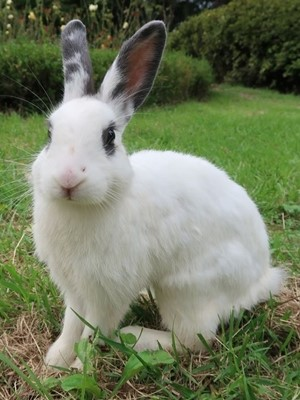
#> input picture image_edit/rabbit2.jpg, 300 x 400 px, found by its file name
$ python watershed.py
#> lines starting #> are read from the running program, lines starting #| are printed output that depends on the picture; after the words box and inside, x2 and y2 are one past the last pixel; in counts of white or black regions, pixels touching at a corner belong together
#__author__="samsjang@naver.com"
# -*- coding: utf-8 -*-

import cv2
import numpy as np
from scipy.ndimage import label


def wartershed():
    img = cv2.imread('rabbit2.jpg')
#> img is the input picture: shape (400, 300, 3); mean B, G, R 96.5, 123.7, 115
    imgray = cv2.cvtColor(img, cv2.COLOR_BGR2GRAY)
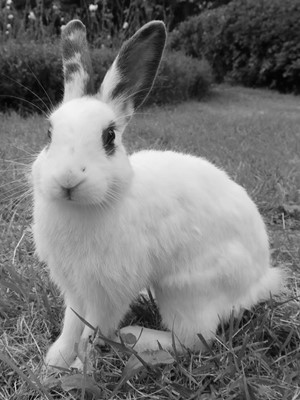
#> imgray: shape (400, 300); min 1, max 248, mean 118
    ret, thr = cv2.threshold(imgray, 0, 255, cv2.THRESH_BINARY_INV+cv2.THRESH_OTSU)
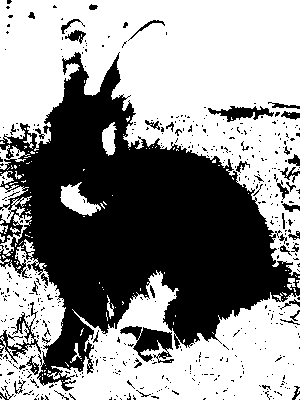
#> thr: shape (400, 300); 56.8% white; 523 black regions (475 under 20 px), largest, box (x1, y1, x2, y2) and area: (0, 52, 300, 391) 45987, (120, 326, 174, 363) 980, (0, 302, 41, 364) 560
#> ret = 124

    kernel = np.ones((3,3), np.uint8)
    opening = cv2.morphologyEx(thr, cv2.MORPH_OPEN, kernel, iterations=2)
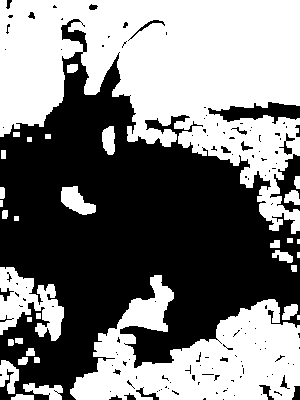
#> opening: shape (400, 300); 49.3% white; 34 white regions (3 under 20 px), largest, box (x1, y1, x2, y2) and area: (0, 0, 300, 234) 38299, (70, 275, 300, 400) 15122, (0, 267, 64, 341) 2542
    #cv2.imshow('watershed', opening)
    #border = cv2.distanceTransform(opening, cv2.DIST_L2, 5)
    border = cv2.dilate(opening, kernel, iterations=3)
#> border: shape (400, 300); 60% white; 17 black regions (9 under 20 px), largest, box (x1, y1, x2, y2) and area: (0, 69, 300, 400) 47008, (226, 106, 300, 118) 359, (0, 338, 25, 361) 250
    border = border - cv2.erode(border, None)
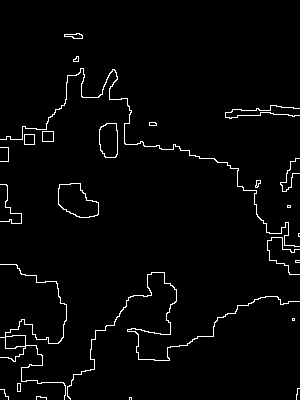
#> border: shape (400, 300); 2.5% white in thin lines or dots


    dt = cv2.distanceTransform(opening, cv2.DIST_L2, 5)
    dt = ((dt-dt.min())/ (dt.max()-dt.min())*255).astype(np.uint8)
    ret, dt = cv2.threshold(dt, 180, 255, cv2.THRESH_BINARY)
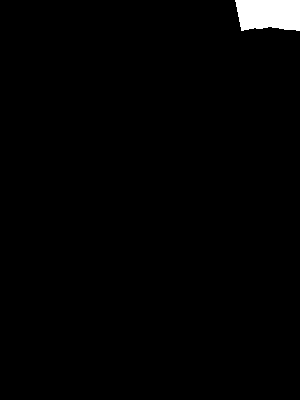
#> dt: shape (400, 300); 1.5% white; 1 white region, box (x1, y1, x2, y2) and area: (235, 0, 300, 31) 1807

    marker, ncc = label(dt)
#> ncc = 1
    marker = marker*(255/ncc)

    # ncc = label 수 . coin : 24
    # marker 은 배열.

    #배경, 객체가 아닌 부분 -> 255 흰색 처리
    marker[marker==255] = 255
    marker = marker.astype(np.int32)
    cv2.watershed(img, marker)

    # -1 이면 edge
    marker[marker == -1] = 0
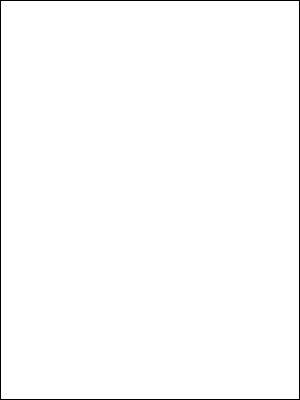
#> marker: shape (400, 300) int32; 98.8% white; black in thin lines or dots
    marker = marker.astype(np.uint8)
#> marker: shape (400, 300); 98.8% white; black in thin lines or dots
    marker = 255-marker
#> marker: shape (400, 300); 1.2% white in thin lines or dots

    # 애매한 부분 -> 검정 처리
    marker[marker != 255] = 0
    marker = cv2.dilate(marker, None)
#> marker: shape (400, 300); 2.3% white; 1 white region, box (x1, y1, x2, y2) and area: (0, 0, 300, 400) 2784
    img[marker==255] = (0,0,255)
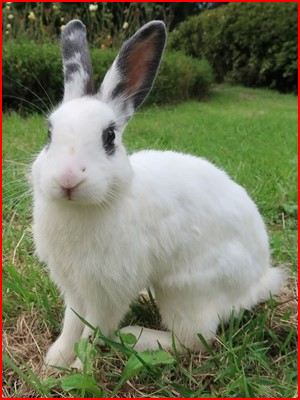
#> img: shape (400, 300, 3); 2.32% of pixels changed, all inside (x1, y1, x2, y2) = (0, 0, 300, 400)

    cv2.imshow('watershed', img)
    cv2.waitKey(0)
    cv2.destroyAllWindows()

wartershed()
